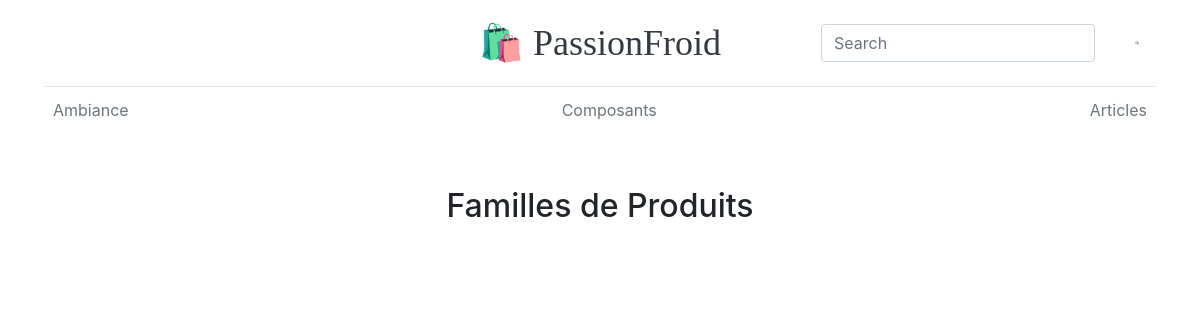
Before: /filtres/Familles_de_produits.php with the older database file.
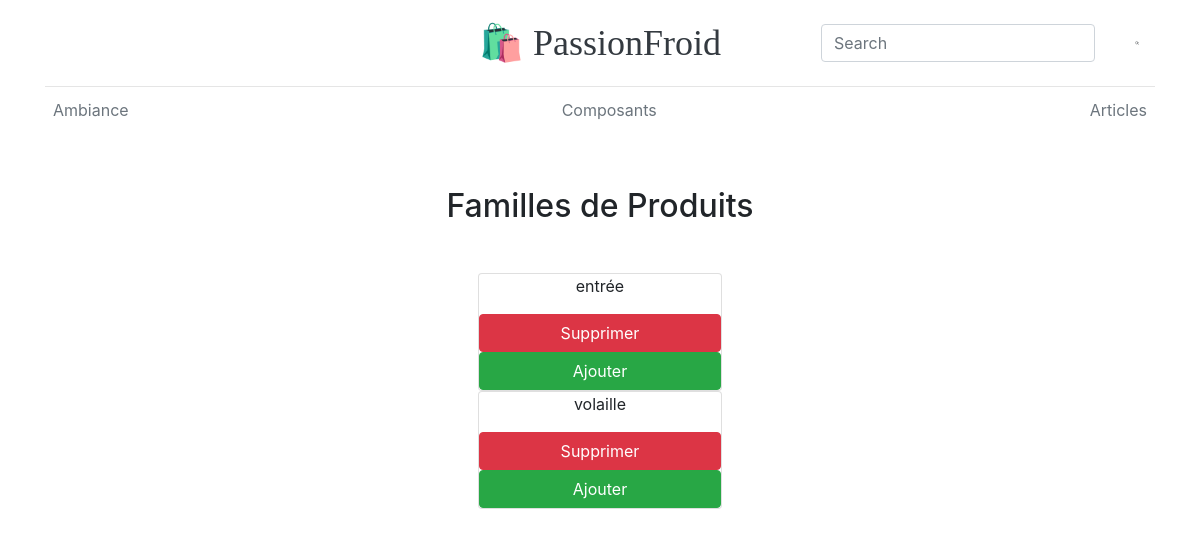
After: the same page with the newer database file.
### tables this page shows
CREATE TABLE `filtres` (
  `id` int(11) NOT NULL,
  `Familles_de_Produits` text DEFAULT NULL,
  `Composant` text DEFAULT NULL,
  `Ambiance` text DEFAULT NULL
);

### filtres/Familles_de_produits.php (the view, shortened to what this page needs)
<!DOCTYPE html>
<html lang="en">
<head>
  <link href="../vendor/bootstrap/css/bootstrap.min.css" rel="stylesheet">
  <link href="../vendor/fontawesome-free/css/all.min.css" rel="stylesheet">
  <link rel="stylesheet" href="../css/header.css">
</head>
<body id="page-top">
  </head>
    <div class="container">
  <header class="blog-header py-3">
    <div class="row flex-nowrap justify-content-between align-items-center">
      <div class="col-4 pt-1">
      </div>
      <div class="col-4 text-center">
        <a class="blog-header-logo text-dark" href="http://127.0.0.1:8000">🛍️ PassionFroid</a>
      </div>
      <div class="col-4 d-flex justify-content-end align-items-center">
      <nav class="navbar navbar-light">
        <form class="form-inline" method='POST'>
        <input class="form-control mr-sm-2" type="search" name="recherche" placeholder="Search" aria-label="Search">
  </form>
</nav>
          <svg xmlns="http://www.w3.org/2000/svg" width="20" height="20" fill="none" stroke="currentColor" stroke-linecap="round" stroke-linejoin="round" stroke-width="2" class="mx-3" role="img" viewBox="0 0 24 24" focusable="false"><title>Search</title><circle cx="10.5" cy="10.5" r="7.5"/><path d="M21 21l-5.2-5.2"/></svg>
      </div>
    </div>
  </header>
  <div class="nav-scroller py-1 mb-2">
    <nav class="nav d-flex justify-content-between">
      <a class="p-2 text-muted" href="ambiance.php">Ambiance</a>
      <a class="p-2 text-muted" href="composant.php">Composants</a>
      <a class="p-2 text-muted" href="../index2.php">Articles</a>
    </nav>
  </div>
    <center>
  <section class="resume-section p-3 p-lg-5 d-flex justify-content-center" id="experience">
      <div class="w-100">
        <h2 class="mb-5">Familles de Produits</h2>
<?php
$db_server = 'localhost';
$db_name = 'h48';
$db_user_login = 'root';
$db_user_pass = '';
$conn = mysqli_connect($db_server,$db_user_login, $db_user_pass, $db_name);
 $q = $conn->query("SELECT * FROM filtres");?>
<?php
 while( $recherche = mysqli_fetch_array($q)){?>
  <div class="card" style="width: 24%; text-align: center; ">
  <div class="card-body" style="display: contents;">
    <p class="card-text"><?php echo $recherche['Familles_de_Produits'] ; ?></p>
    <a href="supprimer_familles.php?IDtable=<?= $recherche['id'] ?>" class="btn btn-danger" >Supprimer</a><a href="#" class="btn btn-success" >Ajouter</a>
  </div>
</div>
   <?php } ?>
    </div>
    </section></center>

### css/header.css (style rules this page uses)
.blog-header { line-height: 1; border-bottom: 1px solid #e5e5e5; }
.blog-header-logo { font-family: "Playfair Display", Georgia, "Times New Roman", serif; font-size: 2.25rem; }
.nav-scroller { position: relative; z-index: 2; height: 2.75rem; overflow-y: hidden; }
.nav-scroller .nav { display: -ms-flexbox; display: flex; -ms-flex-wrap: nowrap; flex-wrap: nowrap; padding-bottom: 1rem; margin-top: -1px; overflow-x: auto; text-align: center; white-space: nowrap; -webkit-overflow-scrolling: touch; }

Changed rows visible on the page:
added filtres: Familles_de_Produits "entrée"
added filtres: Familles_de_Produits "volaille"
